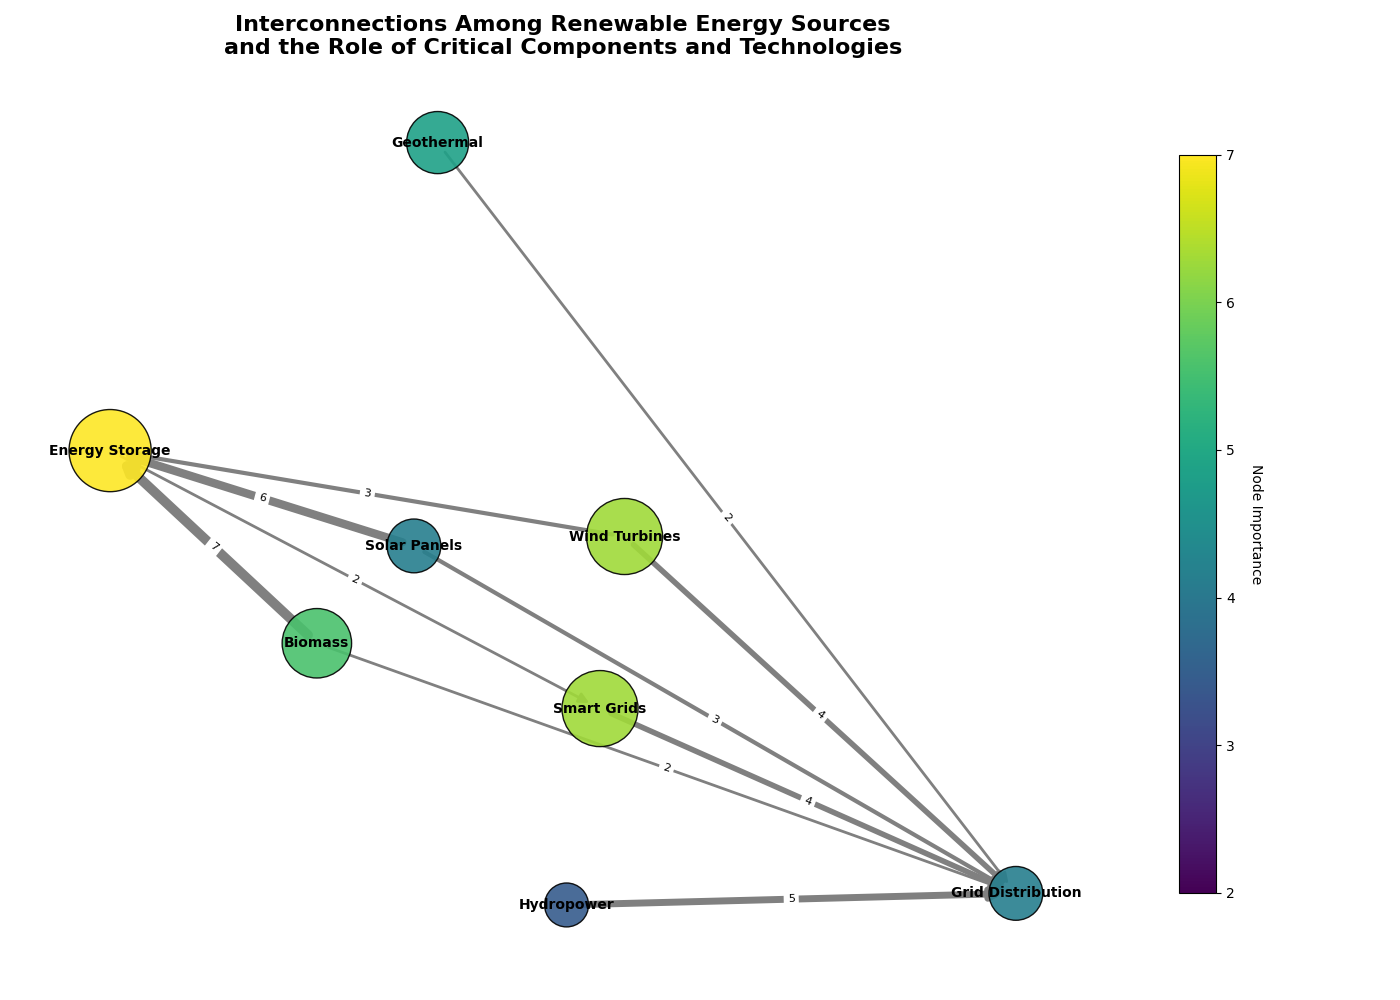

Python code for this plot:
import matplotlib.pyplot as plt
import networkx as nx

# Define nodes with altered weights (keeping the structure same)
nodes = {
    'Solar Panels': 3,
    'Wind Turbines': 6,
    'Hydropower': 2,
    'Geothermal': 4,
    'Biomass': 5,
    'Energy Storage': 7,
    'Grid Distribution': 3,
    'Smart Grids': 6
}

# Define directed edges with altered weights (keeping original flow)
edges = {
    ('Solar Panels', 'Energy Storage'): 6,
    ('Wind Turbines', 'Energy Storage'): 3,
    ('Hydropower', 'Grid Distribution'): 5,
    ('Geothermal', 'Grid Distribution'): 2,
    ('Biomass', 'Energy Storage'): 7,
    ('Energy Storage', 'Smart Grids'): 2,
    ('Smart Grids', 'Grid Distribution'): 4,
    ('Solar Panels', 'Grid Distribution'): 3,
    ('Wind Turbines', 'Grid Distribution'): 4,
    ('Biomass', 'Grid Distribution'): 2
}

# Create a directed graph using NetworkX
G = nx.DiGraph()

# Add nodes and edges to the graph
G.add_nodes_from(nodes.keys())
for (start, end), weight in edges.items():
    G.add_edge(start, end, weight=weight)

# Position the nodes using a spring layout for better readability
pos = nx.spring_layout(G, seed=42)

# Create the plot
plt.figure(figsize=(14, 10))

# Nodes: Size and color based on importance
node_sizes = [nodes[node] * 500 for node in G.nodes]
node_colors = [plt.cm.viridis(nodes[node] / max(nodes.values())) for node in G.nodes]

# Draw nodes and edges
nx.draw_networkx_nodes(G, pos, node_size=node_sizes, node_color=node_colors, edgecolors='black', alpha=0.9)
nx.draw_networkx_edges(G, pos, edgelist=edges.keys(), arrowstyle='-|>', arrowsize=15, 
                       width=[w for w in edges.values()], edge_color='gray')

# Draw labels for nodes
nx.draw_networkx_labels(G, pos, font_size=10, font_weight='bold', verticalalignment='center')
nx.draw_networkx_edge_labels(G, pos, edge_labels={edge: f"{weight}" for edge, weight in edges.items()}, font_size=8)

# Add a color bar for node significance
sm = plt.cm.ScalarMappable(cmap=plt.cm.viridis, norm=plt.Normalize(vmin=min(nodes.values()), vmax=max(nodes.values())))
sm._A = []
cbar = plt.colorbar(sm, ax=plt.gca(), shrink=0.8)
cbar.set_label('Node Importance', rotation=270, labelpad=20)

# Title
plt.title("Interconnections Among Renewable Energy Sources\nand the Role of Critical Components and Technologies", fontsize=16, fontweight='bold')

# Adjust layout
plt.axis('off')
plt.tight_layout()

# Show the plot
plt.show()
